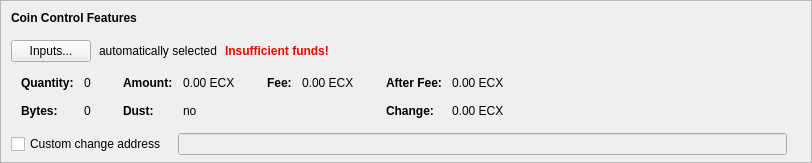
    <widget class="QFrame" name="frameCoinControl">
     <property name="sizePolicy">
      <sizepolicy hsizetype="Expanding" vsizetype="Expanding">
       <horstretch>0</horstretch>
       <verstretch>0</verstretch>
      </sizepolicy>
     </property>
     <property name="maximumSize">
      <size>
       <width>16777215</width>
       <height>16777215</height>
      </size>
     </property>
     <property name="frameShape">
      <enum>QFrame::StyledPanel</enum>
     </property>
     <property name="frameShadow">
      <enum>QFrame::Sunken</enum>
     </property>
     <layout class="QVBoxLayout" name="verticalLayoutCoinControl2">
      <property name="spacing">
       <number>0</number>
      </property>
      <property name="leftMargin">
       <number>0</number>
      </property>
      <property name="topMargin">
       <number>0</number>
      </property>
      <property name="rightMargin">
       <number>0</number>
      </property>
      <property name="bottomMargin">
       <number>6</number>
      </property>
      <item>
       <layout class="QVBoxLayout" name="verticalLayoutCoinControl" stretch="0,0,0,0,1">
        <property name="spacing">
         <number>0</number>
        </property>
        <property name="leftMargin">
         <number>10</number>
        </property>
        <property name="topMargin">
         <number>10</number>
        </property>
        <item>
         <layout class="QHBoxLayout" name="horizontalLayoutCoinControl1">
          <property name="bottomMargin">
           <number>15</number>
          </property>
          <item>
           <widget class="QLabel" name="labelCoinControlFeatures">
            <property name="sizePolicy">
             <sizepolicy hsizetype="Preferred" vsizetype="Maximum">
              <horstretch>0</horstretch>
              <verstretch>0</verstretch>
             </sizepolicy>
            </property>
            <property name="font">
             <font>
              <weight>75</weight>
              <bold>true</bold>
             </font>
            </property>
            <property name="styleSheet">
             <string notr="true">font-weight:bold;</string>
            </property>
            <property name="text">
             <string>Coin Control Features</string>
            </property>
           </widget>
          </item>
         </layout>
        </item>
        <item>
         <layout class="QHBoxLayout" name="horizontalLayoutCoinControl2" stretch="0,0,0,0">
          <property name="spacing">
           <number>8</number>
          </property>
          <property name="bottomMargin">
           <number>10</number>
          </property>
          <item>
           <widget class="QPushButton" name="pushButtonCoinControl">
            <property name="styleSheet">
             <string notr="true"/>
            </property>
            <property name="text">
             <string>Inputs...</string>
            </property>
            <property name="autoDefault">
             <bool>false</bool>
            </property>
           </widget>
          </item>
          <item>
           <widget class="QLabel" name="labelCoinControlAutomaticallySelected">
            <property name="text">
             <string>automatically selected</string>
            </property>
            <property name="margin">
             <number>5</number>
            </property>
           </widget>
          </item>
          <item>
           <widget class="QLabel" name="labelCoinControlInsuffFunds">
            <property name="font">
             <font>
              <weight>75</weight>
              <bold>true</bold>
             </font>
            </property>
            <property name="styleSheet">
             <string notr="true">color:red;font-weight:bold;</string>
            </property>
            <property name="text">
             <string>Insufficient funds!</string>
            </property>
            <property name="margin">
             <number>5</number>
            </property>
           </widget>
          </item>
          <item>
           <spacer name="horizontalSpacerCoinControl">
            <property name="orientation">
             <enum>Qt::Horizontal</enum>
            </property>
            <property name="sizeHint" stdset="0">
             <size>
              <width>40</width>
              <height>1</height>
             </size>
            </property>
           </spacer>
          </item>
         </layout>
        </item>
        <item>
         <widget class="QWidget" name="widgetCoinControl" native="true">
          <property name="sizePolicy">
           <sizepolicy hsizetype="Preferred" vsizetype="Preferred">
            <horstretch>0</horstretch>
            <verstretch>0</verstretch>
           </sizepolicy>
          </property>
          <property name="minimumSize">
           <size>
            <width>0</width>
            <height>0</height>
           </size>
          </property>
          <property name="styleSheet">
           <string notr="true"/>
          </property>
          <layout class="QHBoxLayout" name="horizontalLayoutCoinControl5">
           <property name="leftMargin">
            <number>0</number>
           </property>
           <property name="topMargin">
            <number>0</number>
           </property>
           <property name="rightMargin">
            <number>0</number>
           </property>
           <property name="bottomMargin">
            <number>0</number>
           </property>
           <item>
            <layout class="QHBoxLayout" name="horizontalLayoutCoinControl3" stretch="0,0,0,1">
             <property name="spacing">
              <number>20</number>
             </property>
             <property name="topMargin">
              <number>0</number>
             </property>
             <property name="bottomMargin">
              <number>10</number>
             </property>
             <item>
              <layout class="QFormLayout" name="formLayoutCoinControl1">
               <property name="horizontalSpacing">
                <number>10</number>
               </property>
               <property name="verticalSpacing">
                <number>14</number>
               </property>
               <property name="leftMargin">
                <number>10</number>
               </property>
               <property name="topMargin">
                <number>4</number>
               </property>
               <property name="rightMargin">
                <number>6</number>
               </property>
               <item row="0" column="0">
                <widget class="QLabel" name="labelCoinControlQuantityText">
                 <property name="font">
                  <font>
                   <weight>75</weight>
                   <bold>true</bold>
                  </font>
                 </property>
                 <property name="text">
                  <string>Quantity:</string>
                 </property>
                 <property name="margin">
                  <number>0</number>
                 </property>
                </widget>
               </item>
               <item row="0" column="1">
                <widget class="QLabel" name="labelCoinControlQuantity">
                 <property name="cursor">
                  <cursorShape>IBeamCursor</cursorShape>
                 </property>
                 <property name="contextMenuPolicy">
                  <enum>Qt::ActionsContextMenu</enum>
                 </property>
                 <property name="text">
                  <string notr="true">0</string>
                 </property>
                 <property name="margin">
                  <number>0</number>
                 </property>
                 <property name="textInteractionFlags">
                  <set>Qt::LinksAccessibleByMouse|Qt::TextSelectableByKeyboard|Qt::TextSelectableByMouse</set>
                 </property>
                </widget>
               </item>
               <item row="1" column="0">
                <widget class="QLabel" name="labelCoinControlBytesText">
                 <property name="font">
                  <font>
                   <weight>75</weight>
                   <bold>true</bold>
                  </font>
                 </property>
                 <property name="text">
                  <string>Bytes:</string>
                 </property>
                </widget>
               </item>
               <item row="1" column="1">
                <widget class="QLabel" name="labelCoinControlBytes">
                 <property name="cursor">
                  <cursorShape>IBeamCursor</cursorShape>
                 </property>
                 <property name="contextMenuPolicy">
                  <enum>Qt::ActionsContextMenu</enum>
                 </property>
                 <property name="text">
                  <string notr="true">0</string>
                 </property>
                 <property name="textInteractionFlags">
                  <set>Qt::LinksAccessibleByMouse|Qt::TextSelectableByKeyboard|Qt::TextSelectableByMouse</set>
                 </property>
                </widget>
               </item>
              </layout>
             </item>
             <item>
              <layout class="QFormLayout" name="formLayoutCoinControl2">
               <property name="horizontalSpacing">
                <number>10</number>
               </property>
               <property name="verticalSpacing">
                <number>14</number>
               </property>
               <property name="leftMargin">
                <number>6</number>
               </property>
               <property name="topMargin">
                <number>4</number>
               </property>
               <property name="rightMargin">
                <number>6</number>
               </property>
               <item row="0" column="0">
                <widget class="QLabel" name="labelCoinControlAmountText">
                 <property name="font">
                  <font>
                   <weight>75</weight>
                   <bold>true</bold>
                  </font>
                 </property>
                 <property name="text">
                  <string>Amount:</string>
                 </property>
                 <property name="margin">
                  <number>0</number>
                 </property>
                </widget>
               </item>
               <item row="0" column="1">
                <widget class="QLabel" name="labelCoinControlAmount">
                 <property name="cursor">
                  <cursorShape>IBeamCursor</cursorShape>
                 </property>
                 <property name="contextMenuPolicy">
                  <enum>Qt::ActionsContextMenu</enum>
                 </property>
                 <property name="text">
                  <string notr="true">0.00 ECX</string>
                 </property>
                 <property name="textInteractionFlags">
                  <set>Qt::LinksAccessibleByMouse|Qt::TextSelectableByKeyboard|Qt::TextSelectableByMouse</set>
                 </property>
                </widget>
               </item>
               <item row="1" column="0">
                <widget class="QLabel" name="labelCoinControlLowOutputText">
                 <property name="font">
                  <font>
                   <weight>75</weight>
                   <bold>true</bold>
                  </font>
                 </property>
                 <property name="text">
                  <string>Dust:</string>
                 </property>
                </widget>
               </item>
               <item row="1" column="1">
                <widget class="QLabel" name="labelCoinControlLowOutput">
                 <property name="cursor">
                  <cursorShape>IBeamCursor</cursorShape>
                 </property>
                 <property name="contextMenuPolicy">
                  <enum>Qt::ActionsContextMenu</enum>
                 </property>
                 <property name="text">
                  <string notr="true">no</string>
                 </property>
                 <property name="textInteractionFlags">
                  <set>Qt::LinksAccessibleByMouse|Qt::TextSelectableByKeyboard|Qt::TextSelectableByMouse</set>
                 </property>
                </widget>
               </item>
              </layout>
             </item>
             <item>
              <layout class="QFormLayout" name="formLayoutCoinControl3">
               <property name="horizontalSpacing">
                <number>10</number>
               </property>
               <property name="verticalSpacing">
                <number>14</number>
               </property>
               <property name="leftMargin">
                <number>6</number>
               </property>
               <property name="topMargin">
                <number>4</number>
               </property>
               <property name="rightMargin">
                <number>6</number>
               </property>
               <item row="0" column="0">
                <widget class="QLabel" name="labelCoinControlFeeText">
                 <property name="font">
                  <font>
                   <weight>75</weight>
                   <bold>true</bold>
                  </font>
                 </property>
                 <property name="text">
                  <string>Fee:</string>
                 </property>
                 <property name="margin">
                  <number>0</number>
                 </property>
                </widget>
               </item>
               <item row="0" column="1">
                <widget class="QLabel" name="labelCoinControlFee">
                 <property name="cursor">
                  <cursorShape>IBeamCursor</cursorShape>
                 </property>
                 <property name="contextMenuPolicy">
                  <enum>Qt::ActionsContextMenu</enum>
                 </property>
                 <property name="text">
                  <string notr="true">0.00 ECX</string>
                 </property>
                 <property name="textInteractionFlags">
                  <set>Qt::LinksAccessibleByMouse|Qt::TextSelectableByKeyboard|Qt::TextSelectableByMouse</set>
                 </property>
                </widget>
               </item>
              </layout>
             </item>
             <item>
              <layout class="QFormLayout" name="formLayoutCoinControl4">
               <property name="horizontalSpacing">
                <number>10</number>
               </property>
               <property name="verticalSpacing">
                <number>14</number>
               </property>
               <property name="leftMargin">
                <number>6</number>
               </property>
               <property name="topMargin">
                <number>4</number>
               </property>
               <property name="rightMargin">
                <number>6</number>
               </property>
               <item row="0" column="0">
                <widget class="QLabel" name="labelCoinControlAfterFeeText">
                 <property name="font">
                  <font>
                   <weight>75</weight>
                   <bold>true</bold>
                  </font>
                 </property>
                 <property name="text">
                  <string>After Fee:</string>
                 </property>
                 <property name="margin">
                  <number>0</number>
                 </property>
                </widget>
               </item>
               <item row="0" column="1">
                <widget class="QLabel" name="labelCoinControlAfterFee">
                 <property name="cursor">
                  <cursorShape>IBeamCursor</cursorShape>
                 </property>
                 <property name="contextMenuPolicy">
                  <enum>Qt::ActionsContextMenu</enum>
                 </property>
                 <property name="text">
                  <string notr="true">0.00 ECX</string>
                 </property>
                 <property name="textInteractionFlags">
                  <set>Qt::LinksAccessibleByMouse|Qt::TextSelectableByKeyboard|Qt::TextSelectableByMouse</set>
                 </property>
                </widget>
               </item>
               <item row="1" column="0">
                <widget class="QLabel" name="labelCoinControlChangeText">
                 <property name="font">
                  <font>
                   <weight>75</weight>
                   <bold>true</bold>
                  </font>
                 </property>
                 <property name="text">
                  <string>Change:</string>
                 </property>
                </widget>
               </item>
               <item row="1" column="1">
                <widget class="QLabel" name="labelCoinControlChange">
                 <property name="cursor">
                  <cursorShape>IBeamCursor</cursorShape>
                 </property>
                 <property name="contextMenuPolicy">
                  <enum>Qt::ActionsContextMenu</enum>
                 </property>
                 <property name="text">
                  <string notr="true">0.00 ECX</string>
                 </property>
                 <property name="textInteractionFlags">
                  <set>Qt::LinksAccessibleByMouse|Qt::TextSelectableByKeyboard|Qt::TextSelectableByMouse</set>
                 </property>
                </widget>
               </item>
              </layout>
             </item>
            </layout>
           </item>
          </layout>
         </widget>
        </item>
        <item>
         <layout class="QHBoxLayout" name="horizontalLayoutCoinControl4" stretch="0,0,0">
          <property name="spacing">
           <number>12</number>
          </property>
          <property name="sizeConstraint">
           <enum>QLayout::SetDefaultConstraint</enum>
          </property>
          <property name="topMargin">
           <number>5</number>
          </property>
          <property name="rightMargin">
           <number>5</number>
          </property>
          <item>
           <widget class="QCheckBox" name="checkBoxCoinControlChange">
            <property name="toolTip">
             <string>If this is activated, but the change address is empty or invalid, change will be sent to a newly generated address.</string>
            </property>
            <property name="text">
             <string>Custom change address</string>
            </property>
           </widget>
          </item>
          <item>
           <widget class="QValidatedLineEdit" name="lineEditCoinControlChange">
            <property name="enabled">
             <bool>false</bool>
            </property>
            <property name="sizePolicy">
             <sizepolicy hsizetype="Expanding" vsizetype="Fixed">
              <horstretch>0</horstretch>
              <verstretch>0</verstretch>
             </sizepolicy>
            </property>
           </widget>
          </item>
          <item>
           <widget class="QLabel" name="labelCoinControlChangeLabel">
            <property name="sizePolicy">
             <sizepolicy hsizetype="Preferred" vsizetype="Expanding">
              <horstretch>0</horstretch>
              <verstretch>0</verstretch>
             </sizepolicy>
            </property>
            <property name="minimumSize">
             <size>
              <width>0</width>
              <height>0</height>
             </size>
            </property>
            <property name="text">
             <string/>
            </property>
            <property name="margin">
             <number>3</number>
            </property>
           </widget>
          </item>
         </layout>
        </item>
        <item>
         <spacer name="verticalSpacerCoinControl">
          <property name="orientation">
           <enum>Qt::Vertical</enum>
          </property>
          <property name="sizeHint" stdset="0">
           <size>
            <width>800</width>
            <height>1</height>
           </size>
          </property>
         </spacer>
        </item>
       </layout>
      </item>
     </layout>
    </widget>
